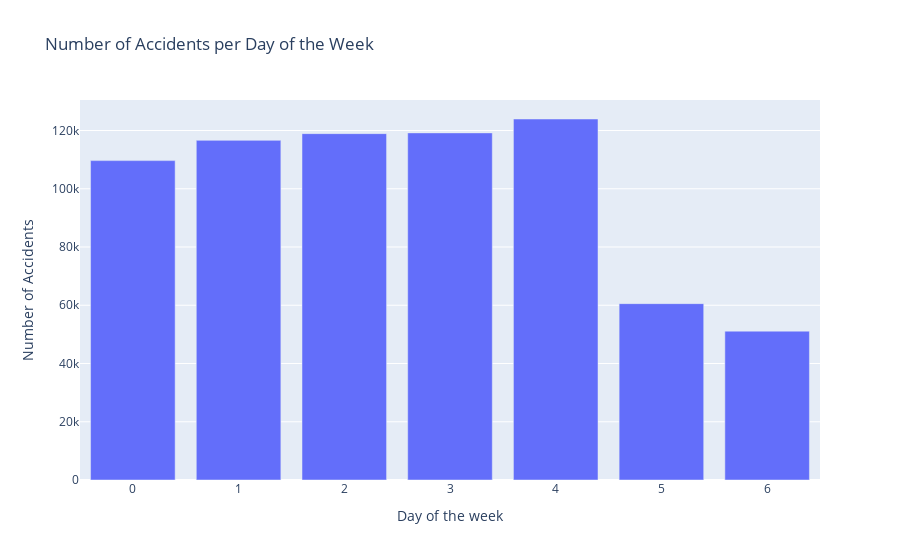

The notebook cell saved with this chart:
### Code cell
# number of accidents by Day of the week

# Create a bar chart
fig = px.bar(
            df, 
            
             #daylyofweek
             x=Dayly_counts.index, 
             y=Dayly_counts.values,
            
             labels={'x': 'Day of the week', 'y': 'Number of Accidents'},
             title='Number of Accidents per Day of the Week')


# Show the figure
fig.show()

### Figure 1 — Plotly figure (JSON) as saved in the notebook; plotly's stock layout.template omitted (floating-point values rounded to 4 significant figures)
{"data": [{"alignmentgroup": "True", "hovertemplate": "Day of the week=%{x}<br>Number of Accidents=%{y}<extra></extra>", "legendgroup": "", "marker": {"color": "#636efa", "pattern": {"shape": ""}}, "name": "", "offsetgroup": "", "orientation": "v", "showlegend": false, "textposition": "auto", "type": "bar", "x": [0, 1, 2, 3, 4, 5, 6], "xaxis": "x", "y": [109663, 116614, 118928, 119181, 123951, 60555, 51108], "yaxis": "y"}], "layout": {"barmode": "relative", "legend": {"tracegroupgap": 0}, "title": {"text": "Number of Accidents per Day of the Week"}, "xaxis": {"anchor": "y", "domain": [0, 1], "title": {"text": "Day of the week"}}, "yaxis": {"anchor": "x", "domain": [0, 1], "title": {"text": "Number of Accidents"}}}}
